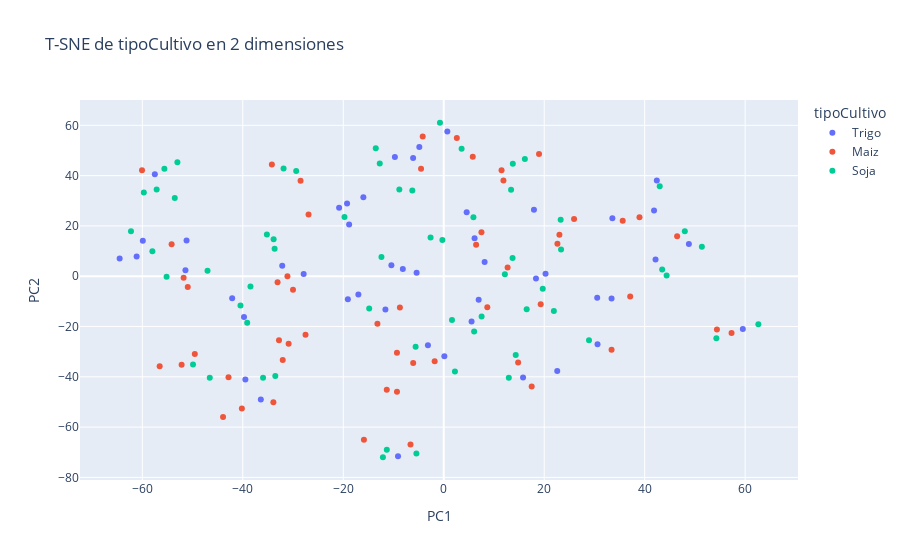

Notebook code cell kept with this figure:
### Markdown cell above
Ajustando un perplejidad baja (5) y una cantidad de iteraciones alta (3000) aseguramos que el algoritmo converja, facilitando una visualización clara y destacando algunos grupos 
dentro de los datos.

### Code cell
fig_tsne_2d = px.scatter(tsne_df, x='PC1', y='PC2', color = y,
                         labels = {'color':'tipoCultivo', 0:'PC1',1:'PC2'},
                         title='T-SNE de tipoCultivo en 2 dimensiones')
fig_tsne_2d.show()

### Figure 1 — Plotly figure (JSON) as saved in the notebook; plotly's stock layout.template omitted (floating-point values rounded to 4 significant figures)
{"data": [{"hovertemplate": "tipoCultivo=Trigo<br>PC1=%{x}<br>PC2=%{y}<extra></extra>", "legendgroup": "Trigo", "marker": {"color": "#636efa", "symbol": "circle"}, "mode": "markers", "name": "Trigo", "orientation": "v", "showlegend": true, "type": "scatter", "x": [-19.08, -9.101, -36.4, 42.42, 41.86, 33.41, 18.36, -11.61, -9.723, 22.59, 6.138, -39.76, -42.11, -57.51, 4.568, -5.4, -64.51, -51.41, -8.142, -4.859, -27.88, -6.094, 0.7177, -19.24, 59.54, 33.57, 17.96, 8.14, -32.15, 6.953, -61.13, -3.146, -16.99, 20.27, -16.0, -51.19, 42.16, -59.9, 48.8, -10.42, 5.543, -20.83, 30.61, -39.48, -18.83, 0.1229, 15.79, 30.55], "xaxis": "x", "y": [-9.118, -71.62, -49.02, 38.05, 26.13, -8.901, -0.9255, -13.24, 47.36, -37.68, 15.06, -16.2, -8.809, 40.58, 25.4, 1.399, 7.025, 2.354, 2.837, 51.41, 0.917, 46.99, 57.52, 28.92, -20.94, 23.02, 26.4, 5.662, 4.184, -9.398, 7.859, -27.48, -7.265, 1.01, 31.44, 14.21, 6.635, 14.06, 12.83, 4.361, -18.05, 27.19, -27.1, -41.08, 20.55, -31.78, -40.28, -8.531], "yaxis": "y"}, {"hovertemplate": "tipoCultivo=Maiz<br>PC1=%{x}<br>PC2=%{y}<extra></extra>", "legendgroup": "Maiz", "marker": {"color": "#EF553B", "symbol": "circle"}, "mode": "markers", "name": "Maiz", "orientation": "v", "showlegend": true, "type": "scatter", "x": [5.778, 33.41, 6.446, 25.94, 54.38, 19.3, -6.612, 18.97, -60.06, -51.78, -52.18, -32.79, -15.89, -56.54, 35.62, -49.55, -31.11, -1.803, -28.5, -40.18, -9.308, 23.03, 11.89, -30.0, -6.079, -27.51, -13.2, 12.71, 8.674, -9.31, -26.91, -33.91, -50.95, 7.509, 14.81, -4.517, -32.05, -30.87, -54.16, 2.608, -8.725, 11.51, 46.46, -34.21, 37.12, -11.34, -33.08, -42.84, 38.97, 22.63, 57.29, -4.184, 17.51, -43.93], "xaxis": "x", "y": [47.48, -29.25, 12.52, 22.76, -21.17, -11.1, -66.93, 48.59, 42.17, -0.5789, -35.22, -25.42, -65.06, -35.8, 22.09, -30.95, -0.01055, -33.81, 37.93, -52.62, -45.94, 16.45, 38.07, -5.389, -34.49, -23.25, -18.92, 3.503, -12.32, -30.41, 24.57, -50.1, -4.317, 17.48, -34.32, 42.72, -33.36, -26.89, 12.69, 54.91, -12.46, 42.09, 15.88, 44.39, -8.099, -45.09, -2.389, -40.14, 23.45, 12.86, -22.59, 55.6, -43.86, -55.98], "yaxis": "y"}, {"hovertemplate": "tipoCultivo=Soja<br>PC1=%{x}<br>PC2=%{y}<extra></extra>", "legendgroup": "Soja", "marker": {"color": "#00cc96", "symbol": "circle"}, "mode": "markers", "name": "Soja", "orientation": "v", "showlegend": true, "type": "scatter", "x": [-55.6, -39.12, 19.71, -40.46, 54.27, 43.48, -57.99, -8.835, -53.01, 16.15, 2.232, 14.33, -46.57, -5.441, -13.53, -33.53, -33.66, -31.88, 5.907, -12.74, -6.257, -38.47, 16.51, -49.9, -57.14, -53.54, -35.2, -33.86, -35.96, -12.11, -12.4, 28.92, -19.75, 3.559, 23.36, 42.99, -47.02, 21.92, -55.16, 44.37, 13.75, 13.7, -11.33, -0.2654, -0.7508, 12.17, -14.84, -62.25, 23.27, -5.595, 13.41, 7.537, 12.95, 51.38, 47.99, -59.69, 1.641, -29.37, 6.048, 62.63, -2.624], "xaxis": "x", "y": [42.75, -18.53, -4.964, -11.66, -24.63, 2.718, 9.919, 34.46, 45.28, 46.66, -37.89, -31.28, -40.4, -70.53, 50.89, -39.71, 10.96, 42.84, 23.47, 44.82, 34.05, -4.044, -13.11, -35.06, 34.48, 31.12, 16.55, 14.66, -40.35, -71.98, 7.627, -25.49, 23.52, 50.71, 10.58, 35.8, 2.137, -13.8, -0.1668, 0.2816, 44.74, 7.248, -68.98, 14.37, 61.03, 0.818, -12.85, 17.92, 22.46, -28.07, 34.42, -16.06, -40.37, 11.68, 17.91, 33.32, -17.41, 41.8, -21.99, -19.12, 15.42], "yaxis": "y"}], "layout": {"legend": {"title": {"text": "tipoCultivo"}, "tracegroupgap": 0}, "title": {"text": "T-SNE de tipoCultivo en 2 dimensiones"}, "xaxis": {"anchor": "y", "domain": [0, 1], "title": {"text": "PC1"}}, "yaxis": {"anchor": "x", "domain": [0, 1], "title": {"text": "PC2"}}}}
